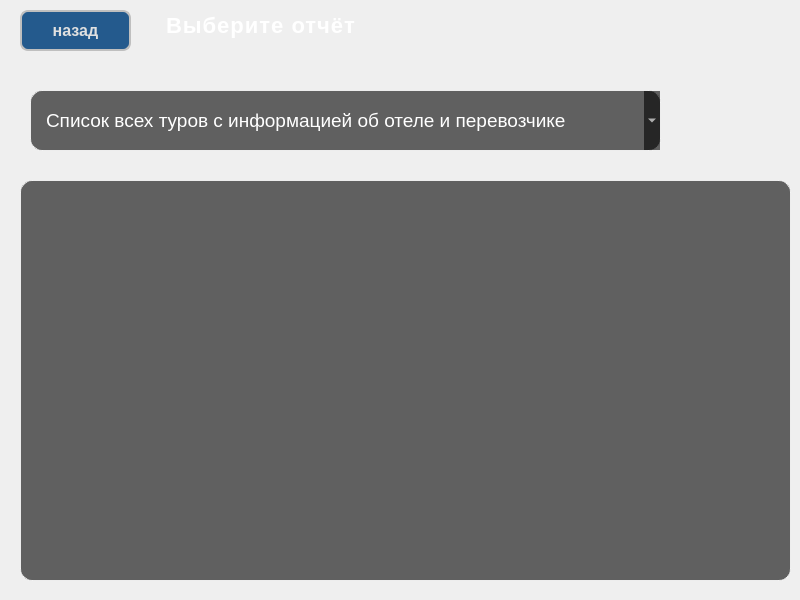
<?xml version="1.0" encoding="UTF-8"?>
<ui version="4.0">
 <class>MainWindow</class>
 <widget class="QMainWindow" name="MainWindow">
  <property name="geometry">
   <rect>
    <x>0</x>
    <y>0</y>
    <width>800</width>
    <height>600</height>
   </rect>
  </property>
  <property name="cursor">
   <cursorShape>ArrowCursor</cursorShape>
  </property>
  <property name="windowTitle">
   <string>Туристическое агентство</string>
  </property>
  <property name="autoFillBackground">
   <bool>false</bool>
  </property>
  <property name="styleSheet">
   <string notr="true"> background: qlineargradient(
        x1: 0, y1: 0,       /* верхний левый угол */
        x2: 1, y2: 1,       /* нижний правый угол */
        stop: 0 #1e3c72,    /* насыщенный синий */
        stop: 0.5 #2a5298,  /* бирюзовый */
        stop: 1 #1abc9c     /* зелёный, ассоциирующийся с природой */
    );
    color: white;           /* цвет текста для контраста */
    font-family: &quot;Segoe UI&quot;, Tahoma, Geneva, Verdana, sans-serif;
    font-size: 14pt;

</string>
  </property>
  <widget class="QWidget" name="centralwidget">
   <widget class="QStackedWidget" name="pages">
    <property name="geometry">
     <rect>
      <x>0</x>
      <y>0</y>
      <width>801</width>
      <height>611</height>
     </rect>
    </property>
    <property name="currentIndex">
     <number>1</number>
    </property>
    <widget class="QWidget" name="mainpage">
     <widget class="QFrame" name="main_buttons">
      <property name="geometry">
       <rect>
        <x>270</x>
        <y>180</y>
        <width>271</width>
        <height>201</height>
       </rect>
      </property>
      <property name="styleSheet">
       <string notr="true">background-color: rgba(0, 0, 0, 0.6);           /* затемнённый полупрозрачный фон */
    border: 1px solid rgba(255, 255, 255, 0.8);     /* тонкая, но чёткая рамка */
    border-radius: 12px;
    padding: 15px;</string>
      </property>
      <layout class="QVBoxLayout" name="buttonContainer">
       <item>
        <widget class="QPushButton" name="btn_Tours">
         <property name="styleSheet">
          <string notr="true">QPushButton {
    background-color: #3498db;       /* насыщенный синий */
    color: white;                    /* белый текст */
    border: none;
    border-radius: 8px;              /* скруглённые углы */
    padding: 10px 20px;              /* внутренние отступы */
    font-size: 16px;
    font-weight: 600;
    min-width: 120px;
    transition: background-color 0.3s ease;
}

QPushButton:hover {
    background-color: #2980b9;       /* чуть темнее при наведении */
}

QPushButton:pressed {
    background-color: #1c5980;       /* ещё темнее при нажатии */
}
</string>
         </property>
         <property name="text">
          <string>Таблицы</string>
         </property>
         <property name="icon">
          <iconset resource="resourse.qrc">
           <normaloff>:/icons/icons/view_list_24dp_FFFFFF_FILL0_wght400_GRAD0_opsz24.svg</normaloff>:/icons/icons/view_list_24dp_FFFFFF_FILL0_wght400_GRAD0_opsz24.svg</iconset>
         </property>
         <property name="iconSize">
          <size>
           <width>30</width>
           <height>30</height>
          </size>
         </property>
        </widget>
       </item>
       <item>
        <widget class="QPushButton" name="btn_Clients">
         <property name="styleSheet">
          <string notr="true">QPushButton {
    background-color: #3498db;       /* насыщенный синий */
    color: white;                    /* белый текст */
    border: none;
    border-radius: 8px;              /* скруглённые углы */
    padding: 10px 20px;              /* внутренние отступы */
    font-size: 16px;
    font-weight: 600;
    min-width: 120px;
    transition: background-color 0.3s ease;
}

QPushButton:hover {
    background-color: #2980b9;       /* чуть темнее при наведении */
}

QPushButton:pressed {
    background-color: #1c5980;       /* ещё темнее при нажатии */
}
</string>
         </property>
         <property name="text">
          <string>Отчёты</string>
         </property>
         <property name="icon">
          <iconset resource="resourse.qrc">
           <normaloff>:/icons/icons/description_24dp_FFFFFF_FILL0_wght400_GRAD0_opsz24.svg</normaloff>:/icons/icons/description_24dp_FFFFFF_FILL0_wght400_GRAD0_opsz24.svg</iconset>
         </property>
         <property name="iconSize">
          <size>
           <width>30</width>
           <height>30</height>
          </size>
         </property>
        </widget>
       </item>
      </layout>
     </widget>
    </widget>
    <widget class="QWidget" name="report_page">
     <widget class="QFrame" name="frame_report">
      <property name="geometry">
       <rect>
        <x>-10</x>
        <y>-10</y>
        <width>811</width>
        <height>611</height>
       </rect>
      </property>
      <property name="styleSheet">
       <string notr="true">background: transparent;</string>
      </property>
      <property name="frameShape">
       <enum>QFrame::Shape::StyledPanel</enum>
      </property>
      <property name="frameShadow">
       <enum>QFrame::Shadow::Raised</enum>
      </property>
      <widget class="QComboBox" name="comboBox_report">
       <property name="geometry">
        <rect>
         <x>40</x>
         <y>100</y>
         <width>631</width>
         <height>61</height>
        </rect>
       </property>
       <property name="styleSheet">
        <string notr="true">background-color: rgba(0, 0, 0, 0.6);           /* затемнённый полупрозрачный фон */
    border: 1px solid rgba(255, 255, 255, 0.8);     /* тонкая, но чёткая рамка */
    border-radius: 12px;
    padding: 15px;</string>
       </property>
       <item>
        <property name="text">
         <string>Список всех туров с информацией об отеле и перевозчике</string>
        </property>
       </item>
       <item>
        <property name="text">
         <string>Список клиентов с количеством покупок</string>
        </property>
       </item>
       <item>
        <property name="text">
         <string>Список экскурсий для туров</string>
        </property>
       </item>
       <item>
        <property name="text">
         <string>Список договоров с информацией о клиенте, туре и сотруднике</string>
        </property>
       </item>
       <item>
        <property name="text">
         <string>Список сотрудников с указанием их должностей и окладов</string>
        </property>
       </item>
       <item>
        <property name="text">
         <string>Список договоров с информацией об отеле и сотруднике</string>
        </property>
       </item>
       <item>
        <property name="text">
         <string>Список договоров с информацией об экскурсии и сотруднике</string>
        </property>
       </item>
       <item>
        <property name="text">
         <string>Список договоров с информацией об перевозчике и сотруднике</string>
        </property>
       </item>
       <item>
        <property name="text">
         <string>Список договоров, по которым оплата ещё не произведена</string>
        </property>
       </item>
       <item>
        <property name="text">
         <string>Средняя, минимальная, максимальная цены туров по каждой стране</string>
        </property>
       </item>
       <item>
        <property name="text">
         <string>Список отелей с питанием и их вместимостью</string>
        </property>
       </item>
       <item>
        <property name="text">
         <string>Количество договоров, заключённых каждым сотрудником</string>
        </property>
       </item>
       <item>
        <property name="text">
         <string>Список клиентов, которые не совершали покупок</string>
        </property>
       </item>
       <item>
        <property name="text">
         <string>Список туров с количеством экскурсий в каждом</string>
        </property>
       </item>
       <item>
        <property name="text">
         <string>Общая выручка по каждому туру (цена тура + стоимость перевозки + стоимость проживания + стоимость экскурсий)</string>
        </property>
       </item>
      </widget>
      <widget class="QLabel" name="label_report">
       <property name="geometry">
        <rect>
         <x>170</x>
         <y>0</y>
         <width>441</width>
         <height>71</height>
        </rect>
       </property>
       <property name="styleSheet">
        <string notr="true">background: transparent;
    color: #ffffff;
    font-size: 22px;
    font-weight: bold;
    border: none;
    qproperty-alignment: 'AlignCenter';   /* Центрирование текста */
    letter-spacing: 1px;
    padding: 12px 0;
    text-shadow: 1px 1px 6px #185a9d;     /* Лёгкая тень для выразительности */</string>
       </property>
       <property name="text">
        <string>Выберите отчёт</string>
       </property>
      </widget>
      <widget class="QTableView" name="tableView_report">
       <property name="geometry">
        <rect>
         <x>30</x>
         <y>190</y>
         <width>771</width>
         <height>401</height>
        </rect>
       </property>
       <property name="styleSheet">
        <string notr="true">background-color: rgba(0, 0, 0, 0.6);           /* затемнённый полупрозрачный фон */
    border: 1px solid rgba(255, 255, 255, 0.8);     /* тонкая, но чёткая рамка */
    border-radius: 12px;
    padding: 15px;</string>
       </property>
      </widget>
      <widget class="QPushButton" name="btn_back_on_report">
       <property name="geometry">
        <rect>
         <x>30</x>
         <y>20</y>
         <width>111</width>
         <height>41</height>
        </rect>
       </property>
       <property name="styleSheet">
        <string notr="true">QPushButton {
    background-color: #245a8d;       /* тёмно-синий фон */
    color: #e0e0e0;                  /* светло-серый текст */
    border: 2px solid #bfbfbf;       /* светло-серая (почти белая) рамка */
    border-radius: 8px;
    padding: 6px 12px;               /* уменьшенные отступы для компактности */
    font-size: 16px;                 /* уменьшенный размер шрифта */
    font-weight: 600;
    min-width: 80px;                 /* уменьшенная минимальная ширина */
    transition: background-color 0.3s ease, border-color 0.3s ease;
}

QPushButton:hover {
    background-color: #1f4f7a;       /* ещё темнее при наведении */
    border: 2px solid #a0a0a0;       /* чуть темнее рамка */
    color: #f0f0f0;
}

QPushButton:pressed {
    background-color: #173d5a;       /* самый тёмный фон при нажатии */
    border: 2px solid #808080;       /* более тёмная рамка */
    color: #dcdcdc;
}

</string>
       </property>
       <property name="text">
        <string>назад</string>
       </property>
       <property name="icon">
        <iconset resource="resourse.qrc">
         <normaloff>:/icons/icons/arrow_back_24dp_FFFFFF_FILL0_wght400_GRAD0_opsz24.svg</normaloff>:/icons/icons/arrow_back_24dp_FFFFFF_FILL0_wght400_GRAD0_opsz24.svg</iconset>
       </property>
      </widget>
     </widget>
    </widget>
    <widget class="QWidget" name="table_page">
     <widget class="QFrame" name="frame_table">
      <property name="geometry">
       <rect>
        <x>0</x>
        <y>0</y>
        <width>801</width>
        <height>601</height>
       </rect>
      </property>
      <property name="styleSheet">
       <string notr="true">background: transparent;</string>
      </property>
      <property name="frameShape">
       <enum>QFrame::Shape::StyledPanel</enum>
      </property>
      <property name="frameShadow">
       <enum>QFrame::Shadow::Raised</enum>
      </property>
      <widget class="QFrame" name="frame_change_table">
       <property name="geometry">
        <rect>
         <x>80</x>
         <y>500</y>
         <width>621</width>
         <height>91</height>
        </rect>
       </property>
       <property name="styleSheet">
        <string notr="true">background-color: rgba(0, 0, 0, 0.6);           /* затемнённый полупрозрачный фон */
    border: 1px solid rgba(255, 255, 255, 0.8);     /* тонкая, но чёткая рамка */
    border-radius: 12px;
    padding: 15px;</string>
       </property>
       <layout class="QHBoxLayout" name="horizontalLayout_2">
        <item>
         <widget class="QPushButton" name="btn_add">
          <property name="styleSheet">
           <string notr="true">QPushButton {
    background-color: #3498db;       /* насыщенный синий */
    color: white;                    /* белый текст */
    border: 2px solid white;         /* белый край */
    border-radius: 8px;              /* скруглённые углы */
    padding: 10px 20px;              /* внутренние отступы */
    font-size: 16px;
    font-weight: 600;
    min-width: 120px;
    transition: background-color 0.3s ease;
}

QPushButton:hover {
    background-color: #2980b9;       /* чуть темнее при наведении */
    border: 2px solid white;         /* белый край при наведении */
}

QPushButton:pressed {
    background-color: #1c5980;       /* ещё темнее при нажатии */
    border: 2px solid white;         /* белый край при нажатии */
}
</string>
          </property>
          <property name="text">
           <string>Добавить</string>
          </property>
          <property name="icon">
           <iconset resource="resourse.qrc">
            <normaloff>:/icons/icons/add_24dp_FFFFFF_FILL0_wght400_GRAD0_opsz24.svg</normaloff>:/icons/icons/add_24dp_FFFFFF_FILL0_wght400_GRAD0_opsz24.svg</iconset>
          </property>
          <property name="iconSize">
           <size>
            <width>25</width>
            <height>25</height>
           </size>
          </property>
         </widget>
        </item>
        <item>
         <widget class="QPushButton" name="btn_change">
          <property name="styleSheet">
           <string notr="true">QPushButton {
    background-color: #3498db;       /* насыщенный синий */
    color: white;                    /* белый текст */
    border: 2px solid white;         /* белый край */
    border-radius: 8px;              /* скруглённые углы */
    padding: 10px 20px;              /* внутренние отступы */
    font-size: 16px;
    font-weight: 600;
    min-width: 120px;
    transition: background-color 0.3s ease;
}

QPushButton:hover {
    background-color: #2980b9;       /* чуть темнее при наведении */
    border: 2px solid white;         /* белый край при наведении */
}

QPushButton:pressed {
    background-color: #1c5980;       /* ещё темнее при нажатии */
    border: 2px solid white;         /* белый край при нажатии */
}
</string>
          </property>
          <property name="text">
           <string>Изменить</string>
          </property>
          <property name="icon">
           <iconset resource="resourse.qrc">
            <normaloff>:/icons/icons/edit_24dp_FFFFFF_FILL0_wght400_GRAD0_opsz24.svg</normaloff>:/icons/icons/edit_24dp_FFFFFF_FILL0_wght400_GRAD0_opsz24.svg</iconset>
          </property>
          <property name="iconSize">
           <size>
            <width>20</width>
            <height>20</height>
           </size>
          </property>
         </widget>
        </item>
        <item>
         <widget class="QPushButton" name="btn_delete">
          <property name="styleSheet">
           <string notr="true">QPushButton {
    background-color: #3498db;       /* насыщенный синий */
    color: white;                    /* белый текст */
    border: 2px solid white;         /* белый край */
    border-radius: 8px;              /* скруглённые углы */
    padding: 10px 20px;              /* внутренние отступы */
    font-size: 16px;
    font-weight: 600;
    min-width: 120px;
    transition: background-color 0.3s ease;
}

QPushButton:hover {
    background-color: #2980b9;       /* чуть темнее при наведении */
    border: 2px solid white;         /* белый край при наведении */
}

QPushButton:pressed {
    background-color: #1c5980;       /* ещё темнее при нажатии */
    border: 2px solid white;         /* белый край при нажатии */
}
</string>
          </property>
          <property name="text">
           <string>Удалить</string>
          </property>
          <property name="icon">
           <iconset resource="resourse.qrc">
            <normaloff>:/icons/icons/delete_24dp_FFFFFF_FILL0_wght400_GRAD0_opsz24.svg</normaloff>:/icons/icons/delete_24dp_FFFFFF_FILL0_wght400_GRAD0_opsz24.svg</iconset>
          </property>
          <property name="iconSize">
           <size>
            <width>20</width>
            <height>20</height>
           </size>
          </property>
         </widget>
        </item>
       </layout>
      </widget>
      <widget class="QTableView" name="tableView_table">
       <property name="geometry">
        <rect>
         <x>30</x>
         <y>190</y>
         <width>751</width>
         <height>301</height>
        </rect>
       </property>
       <property name="styleSheet">
        <string notr="true">background-color: rgba(0, 0, 0, 0.6);           /* затемнённый полупрозрачный фон */
    border: 1px solid rgba(255, 255, 255, 0.8);     /* тонкая, но чёткая рамка */
    border-radius: 12px;
    padding: 15px;</string>
       </property>
      </widget>
      <widget class="QComboBox" name="comboBox_table">
       <property name="geometry">
        <rect>
         <x>40</x>
         <y>100</y>
         <width>381</width>
         <height>60</height>
        </rect>
       </property>
       <property name="styleSheet">
        <string notr="true">background-color: rgba(0, 0, 0, 0.6);           /* затемнённый полупрозрачный фон */
    border: 1px solid rgba(255, 255, 255, 0.8);     /* тонкая, но чёткая рамка */
    border-radius: 12px;
    padding: 15px;</string>
       </property>
       <item>
        <property name="text">
         <string>Туры</string>
        </property>
       </item>
       <item>
        <property name="text">
         <string>Отели</string>
        </property>
       </item>
       <item>
        <property name="text">
         <string>Экскурсии</string>
        </property>
       </item>
       <item>
        <property name="text">
         <string>Экскурсии_туры</string>
        </property>
       </item>
       <item>
        <property name="text">
         <string>Перевозчики</string>
        </property>
       </item>
       <item>
        <property name="text">
         <string>Клиенты</string>
        </property>
       </item>
       <item>
        <property name="text">
         <string>Договоры_клиенты</string>
        </property>
       </item>
       <item>
        <property name="text">
         <string>Сотрудники</string>
        </property>
       </item>
       <item>
        <property name="text">
         <string>Должности</string>
        </property>
       </item>
       <item>
        <property name="text">
         <string>Договоры_партнёры_отели</string>
        </property>
       </item>
       <item>
        <property name="text">
         <string>Договоры_партнёры_экскурсии</string>
        </property>
       </item>
       <item>
        <property name="text">
         <string>Договоры_партнёры_перевозчики</string>
        </property>
       </item>
      </widget>
      <widget class="QLabel" name="label_table">
       <property name="geometry">
        <rect>
         <x>130</x>
         <y>0</y>
         <width>511</width>
         <height>58</height>
        </rect>
       </property>
       <property name="font">
        <font>
         <family>Segoe UI</family>
         <pointsize>-1</pointsize>
         <bold>true</bold>
        </font>
       </property>
       <property name="styleSheet">
        <string notr="true">background: transparent;
    color: #ffffff;
    font-size: 22px;
    font-weight: bold;
    border: none;
    qproperty-alignment: 'AlignCenter';   /* Центрирование текста */
    letter-spacing: 1px;
    padding: 12px 0;
    text-shadow: 1px 1px 6px #185a9d;     /* Лёгкая тень для выразительности */</string>
       </property>
       <property name="text">
        <string>Выберите таблицу</string>
       </property>
      </widget>
      <widget class="QPushButton" name="btn_back_on_table">
       <property name="geometry">
        <rect>
         <x>20</x>
         <y>10</y>
         <width>108</width>
         <height>41</height>
        </rect>
       </property>
       <property name="styleSheet">
        <string notr="true">QPushButton {
    background-color: #245a8d;       /* тёмно-синий фон */
    color: #e0e0e0;                  /* светло-серый текст */
    border: 2px solid #bfbfbf;       /* светло-серая (почти белая) рамка */
    border-radius: 8px;
    padding: 6px 12px;               /* уменьшенные отступы для компактности */
    font-size: 16px;                 /* уменьшенный размер шрифта */
    font-weight: 600;
    min-width: 80px;                 /* уменьшенная минимальная ширина */
    transition: background-color 0.3s ease, border-color 0.3s ease;
}

QPushButton:hover {
    background-color: #1f4f7a;       /* ещё темнее при наведении */
    border: 2px solid #a0a0a0;       /* чуть темнее рамка */
    color: #f0f0f0;
}

QPushButton:pressed {
    background-color: #173d5a;       /* самый тёмный фон при нажатии */
    border: 2px solid #808080;       /* более тёмная рамка */
    color: #dcdcdc;
}
</string>
       </property>
       <property name="text">
        <string>назад</string>
       </property>
       <property name="icon">
        <iconset resource="resourse.qrc">
         <normaloff>:/icons/icons/arrow_back_24dp_FFFFFF_FILL0_wght400_GRAD0_opsz24.svg</normaloff>:/icons/icons/arrow_back_24dp_FFFFFF_FILL0_wght400_GRAD0_opsz24.svg</iconset>
       </property>
       <property name="iconSize">
        <size>
         <width>16</width>
         <height>16</height>
        </size>
       </property>
      </widget>
     </widget>
    </widget>
   </widget>
  </widget>
 </widget>
 <resources>
  <include location="resourse.qrc"/>
 </resources>
 <connections/>
</ui>
